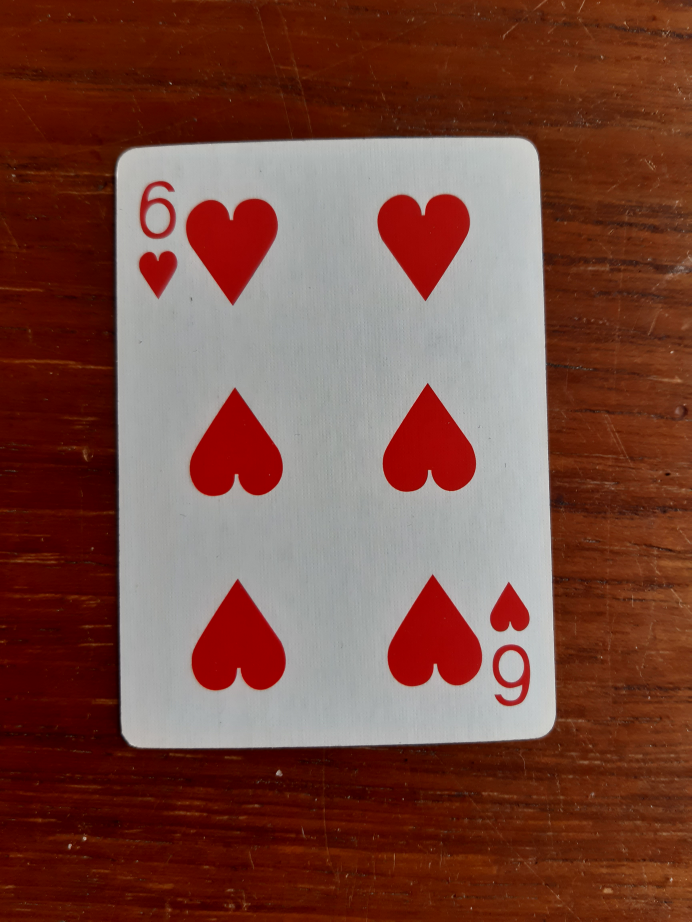
#> input picture 1.jpg, 3456 x 4608 px (shown at 1/5 size)
$ python -i cardDetect.py   (imports and definitions only)
#> lines starting #> are read from the running program, lines starting #| are printed output that depends on the picture
#> further down, picture is the input picture: shape (4608, 3456, 3); mean B, G, R 63.5, 74.6, 120.7
import cv2

#Init lists of classifiers
typelist = []
# [4 lines not run here, left out]

#Find type of card
def findtype(img):
    r=0
    cur=0   #Increase for higher requirements for detection
    x = img.shape
#> x = (4608, 3456, 3)
    if img is None: return 0

    #----------Suit enhancer----------
    thresh, img = cv2.threshold(img, 150, 255, cv2.THRESH_BINARY)
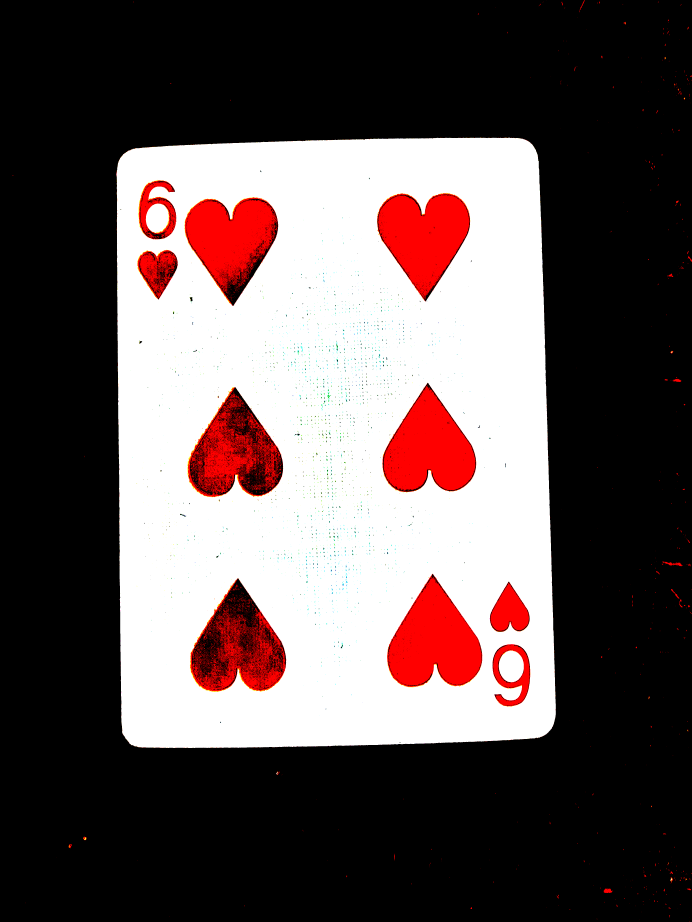
#> img: shape (4608, 3456, 3) (shown at 1/5 size); mean of channels 0, 1, 2 85.6, 85.9, 99.9; drawn as B, G, R
    img = cv2.resize(img,(int(x[1]*2),int(x[0]*2)))

    for (cas,i) in typelist:
        c=cas.detectMultiScale(img,1.001,0)
        if len(c)>cur:                    #If this type has the most detections, r is of this type
            cur=len(c)
            r=i
        '''elif len(c)==cur and len(c)!=0:   #If this type has the the same amount of detections as the current type, r is debatable
            r=5 #TODO Only needed if we add support as it will almost never happen'''
#> after the loop, cur = 0; r = 0
    return r

#Splits the image to lessen memory load on detectMultiScale
def imagesplit(img, row=1, col=1):
    results=[]
    s = img.shape
    y = s[0]//row
    x = s[1]//col
    for i in range(row):
        for j in range(col):
            results.append([img[i*y:i*y+y,j*x:j*x+x],j*x,i*y])
    return results


#Find card and value
def find(img, row=1, col=1):
    result=[]
    split = imagesplit(img, row, col)
    for i in range(14):
        cas = cv2.CascadeClassifier('Cascade/'+str(i)+'.xml')
        if cas.empty(): continue
        for (temp,j,k) in split:
            c=cas.detectMultiScale(temp,1.01,7,0,(15,15),(90,90))
            for (x,y,w,h) in c:
                if i==0:
                    result.append([x+j,y+k,w,h,i,0])
                    continue
                img2 = temp[y+h//2:y+h*3,x-w//4:x+w+w//4]   #Cut a piece of the card
                t=findtype(img2)                            #Find type for the given value
                if t!=0: result.append([x+j,y+k,w,h,i,t])   #No type, no card
    cas = None
    return result

>>> import cv2
>>> picture = cv2.imread('1.jpg')
>>> result = findtype(picture)
#> result = 0
